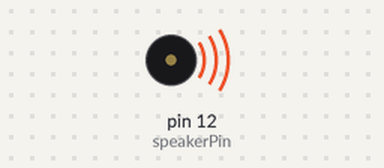
The sketch below on a simulated Arduino Uno, built with avr-gcc and run on an emulated ATmega328P. Shown: buzzer (waves = sounding).

Above: at 0.1 s.
Timing chart, 0 to 1.6 s (numbered marks = the images above):
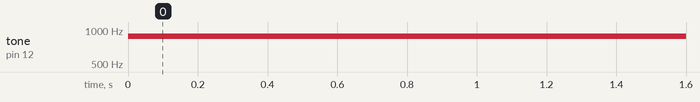

The sketch:

Arduino_buzzer_basic.ino
```cpp
// let Arduino knows what's the name and where it pin:
int speakerPin = 12; // 12 refers to input pin 12

// the setup routine runs once when you press reset:
void setup() {
  // let Arduino knows to initialize the digital pin as an output.
  pinMode(speakerPin, OUTPUT);
  // opens serial port, sets data rate to 9600 bps
  Serial.begin(9600);
}

// the loop routine runs over and over again forever:
void loop() {
  tone(speakerPin,880);
  delay(1000);               // wait for a second

}
```

Measured:
- by itself, tone on pin 12 (speakerPin): silent → 880 Hz at 0.00 s
